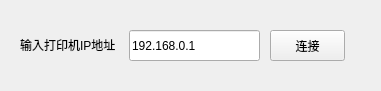
<?xml version="1.0" encoding="UTF-8"?>
<ui version="4.0">
 <class>IPinput</class>
 <widget class="QWidget" name="IPinput">
  <property name="geometry">
   <rect>
    <x>0</x>
    <y>0</y>
    <width>381</width>
    <height>91</height>
   </rect>
  </property>
  <property name="windowTitle">
   <string>Form</string>
  </property>
  <widget class="QLabel" name="label">
   <property name="geometry">
    <rect>
     <x>20</x>
     <y>30</y>
     <width>111</width>
     <height>30</height>
    </rect>
   </property>
   <property name="text">
    <string>输入打印机IP地址</string>
   </property>
  </widget>
  <widget class="QLineEdit" name="lineEdit">
   <property name="geometry">
    <rect>
     <x>129</x>
     <y>30</y>
     <width>131</width>
     <height>31</height>
    </rect>
   </property>
   <property name="text">
    <string>192.168.0.1</string>
   </property>
  </widget>
  <widget class="QPushButton" name="connectIP">
   <property name="geometry">
    <rect>
     <x>270</x>
     <y>30</y>
     <width>75</width>
     <height>31</height>
    </rect>
   </property>
   <property name="text">
    <string>连接</string>
   </property>
  </widget>
 </widget>
 <resources/>
 <connections/>
</ui>
